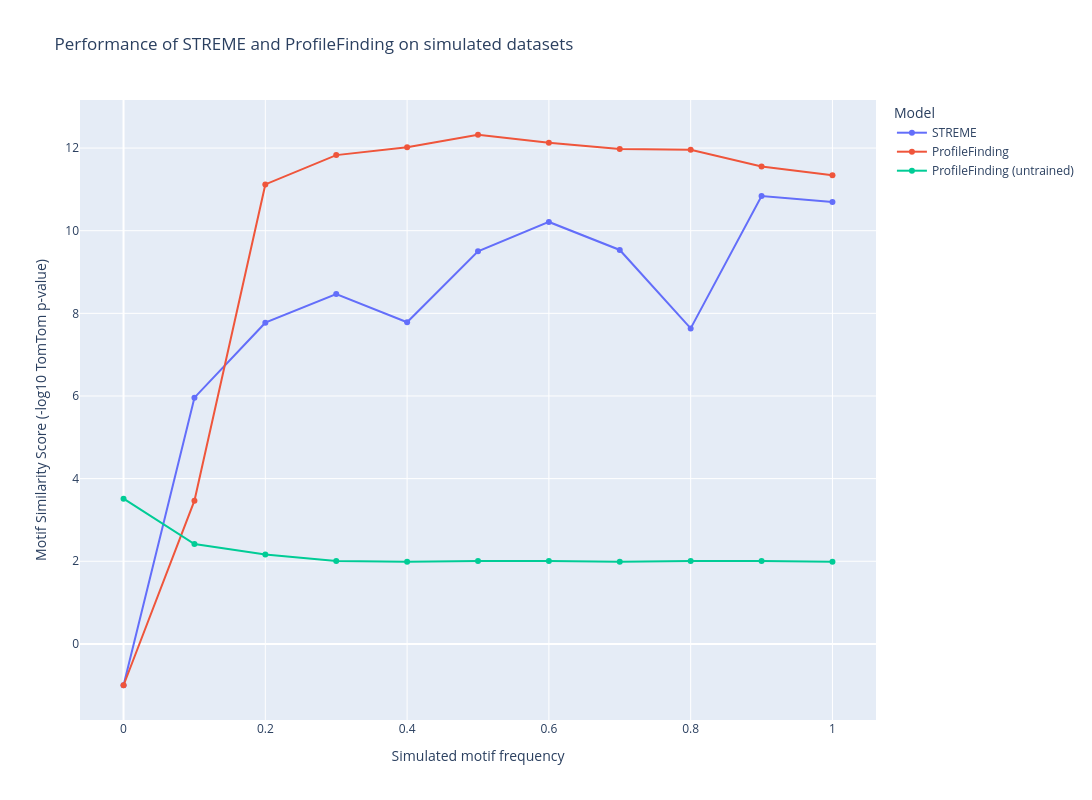

Here is the notebook cell this chart was saved with:
### Code cell
fig = go.Figure()
fig.add_trace(go.Scatter(
    x=x,
    y=y["streme"],
    mode='lines+markers',
    name='STREME',
))
fig.add_trace(go.Scatter(
    x=x,
    y=y["profilefinding"],
    mode='lines+markers',
    name='ProfileFinding',
))
fig.add_trace(go.Scatter(
    x=x,
    y=y["profilefinding_init"],
    mode='lines+markers',
    name='ProfileFinding (untrained)',
))
fig.update_layout(
    title='Performance of STREME and ProfileFinding on simulated datasets',
    xaxis_title='Simulated motif frequency',
    yaxis_title=f'Motif Similarity Score (-log10 TomTom p-value)',
    legend_title='Model',
    width=1200,
    height=800,
)
fig.show()

### Figure 1 — Plotly figure (JSON) as saved in the notebook; plotly's stock layout.template omitted (floating-point values rounded to 4 significant figures)
{"data": [{"mode": "lines+markers", "name": "STREME", "type": "scatter", "x": [0, 0.1, 0.2, 0.3, 0.4, 0.5, 0.6, 0.7, 0.8, 0.9, 1], "y": [-1, 5.96, 7.774, 8.467, 7.784, 9.502, 10.21, 9.534, 7.636, 10.84, 10.7]}, {"mode": "lines+markers", "name": "ProfileFinding", "type": "scatter", "x": [0, 0.1, 0.2, 0.3, 0.4, 0.5, 0.6, 0.7, 0.8, 0.9, 1], "y": [-1, 3.466, 11.12, 11.83, 12.02, 12.32, 12.13, 11.98, 11.96, 11.56, 11.34]}, {"mode": "lines+markers", "name": "ProfileFinding (untrained)", "type": "scatter", "x": [0, 0.1, 0.2, 0.3, 0.4, 0.5, 0.6, 0.7, 0.8, 0.9, 1], "y": [3.515, 2.418, 2.162, 2.008, 1.989, 2.008, 2.008, 1.989, 2.008, 2.008, 1.989]}], "layout": {"height": 800, "legend": {"title": {"text": "Model"}}, "title": {"text": "Performance of STREME and ProfileFinding on simulated datasets"}, "width": 1200, "xaxis": {"title": {"text": "Simulated motif frequency"}}, "yaxis": {"title": {"text": "Motif Similarity Score (-log10 TomTom p-value)"}}}}
